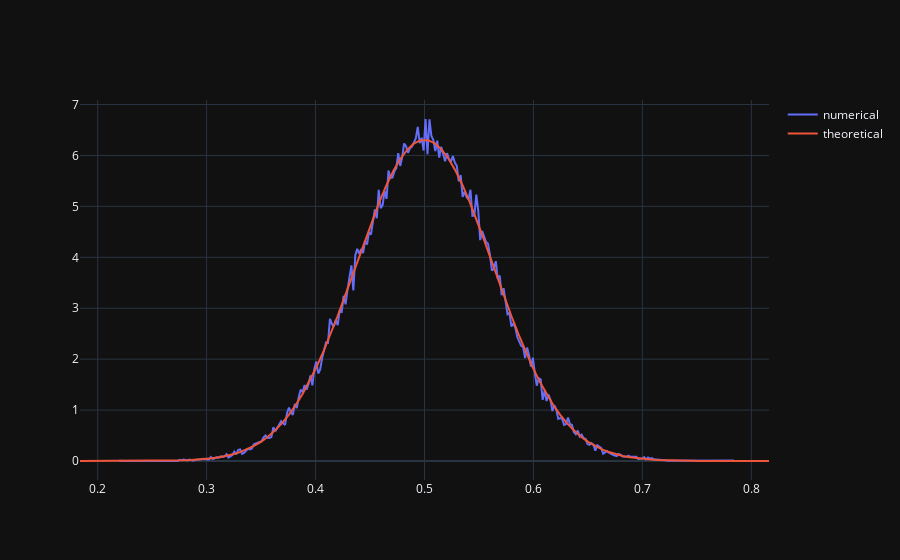

The notebook cell this image was saved under:
### Code cell
num_y, num_bins = np.histogram(W_T_adj,bins=int(N_SCENARIOS**(1/2)),density=True)
num_x = (num_bins + np.roll(num_bins,1))/2
num_x = num_x[1:]
theo_x = np.linspace(theoretical_mu - 5*theoretical_std, theoretical_mu + 5*theoretical_std, 100)
theo_y = norm.pdf(theo_x, loc=theoretical_mu, scale=theoretical_std)
fig = go.Figure()
fig.add_trace(go.Scatter(x=num_x,y=num_y,mode='lines',name='numerical'))
fig.add_trace(go.Scatter(x=theo_x,y=theo_y,mode='lines',name='theoretical'))
fig.show()
